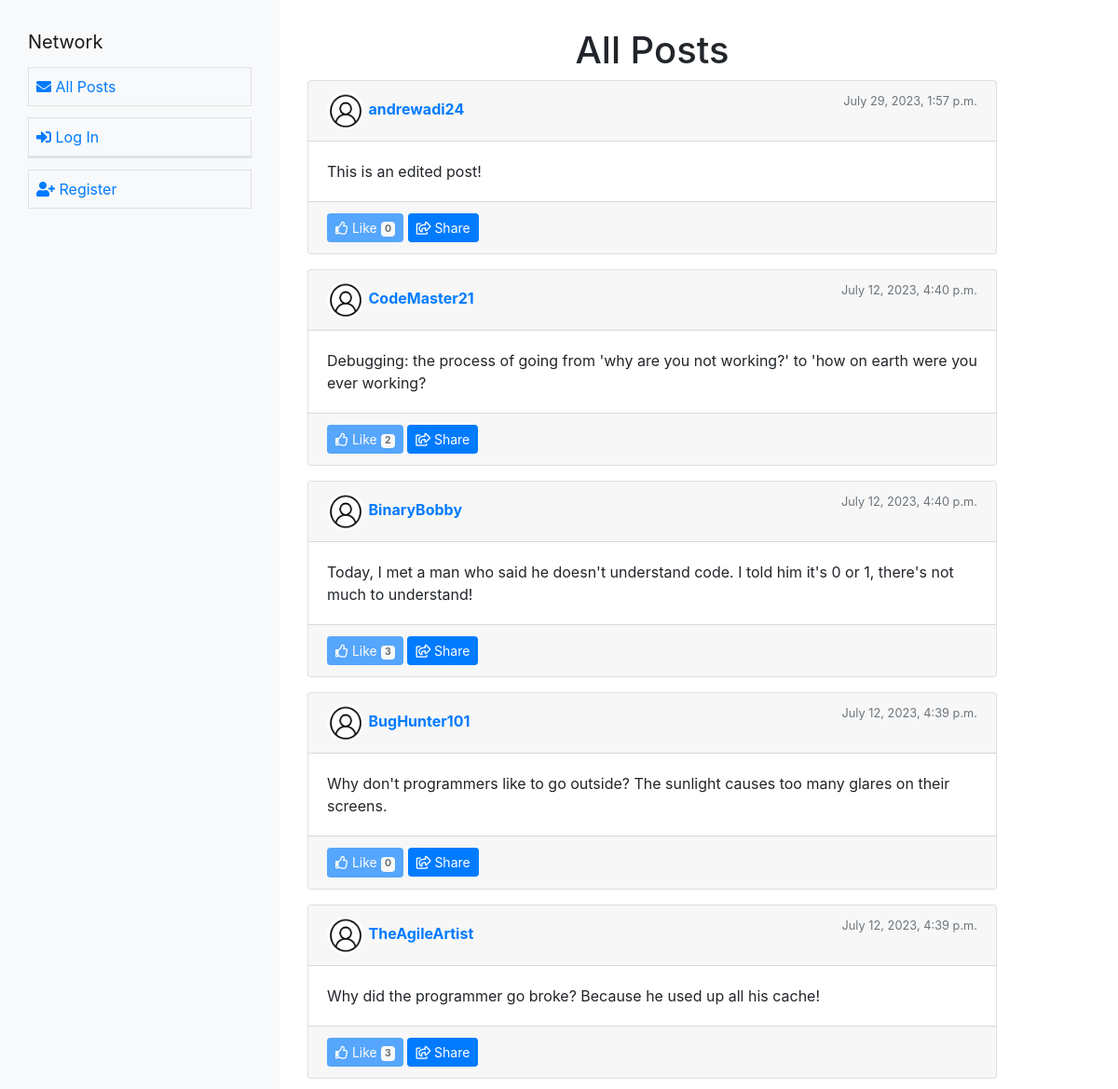
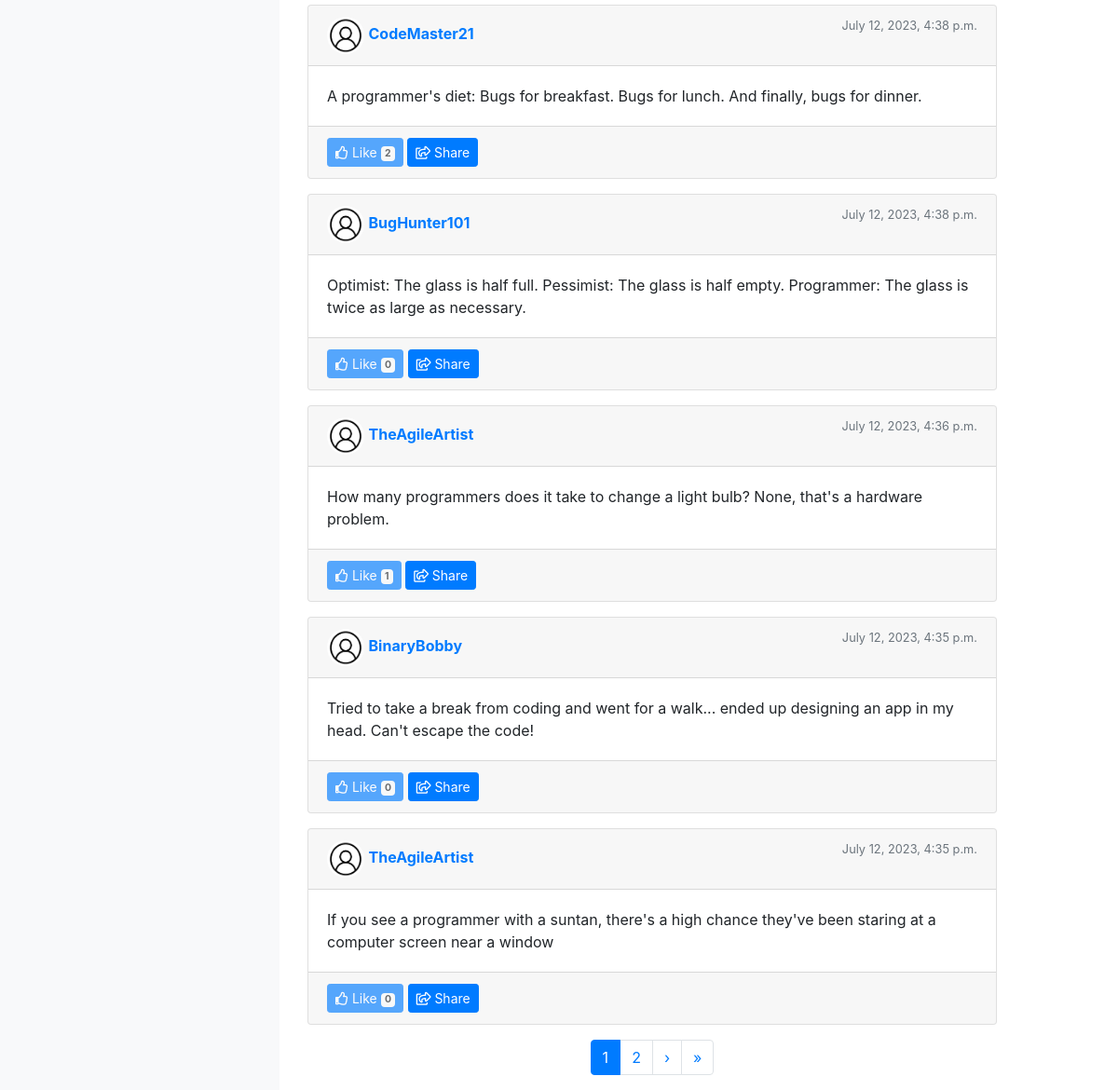
The page / on the database its author committed (2 pictures, top to bottom).
### network/models.py (models this page shows, shortened)
class Post(models.Model):
    user = models.ForeignKey(User, on_delete=models.CASCADE)
    content = models.TextField()
    like_count = models.PositiveIntegerField(default=0)
    date = models.DateTimeField(auto_now_add=True)

class User(AbstractUser):
    pass

### network/views.py (the view)
# urls.py: path("", views.index, name="index"),
def index(request):
    posts = Post.objects.all().order_by('-date')
    for p in posts:
        if request.user.is_authenticated:
            p.is_liked = Like.objects.filter(liked_post=p, user=request.user).exists()
        else:
            p.is_liked = False
    posts_per_page = 10
    paginator = Paginator(posts, posts_per_page)
    page_number = request.GET.get('page')  # Get the current page number from the request's query parameters
    page_obj = paginator.get_page(page_number)  # Get the Page object for the current page number
    context = {'page_obj': page_obj}
    return render(request, "network/index.html", context)

### network/templates/network/index.html (shortened to what this page needs)
{% extends "network/layout.html" %}
{% block body %}
<div class="container main">
  <h1 class="text-center">All Posts</h1>
  <div class="row">
    {% for post in page_obj%}
    <div class="col-12 mb-3">
      <div class="card">
        <div class="card-header d-flex justify-content-between">
          <a href="{% url 'profile' post.user.username %}">
            <div>
              <img
                alt="Profile Picture" class="rounded-circle" style="width: 40px; height: 40px;">
              <strong>{{post.user}}</strong>
            </div>
          </a>
          <small class="text-muted">{{ post.date }}</small>
        </div>
        <div class="card-body" id="body_{{post.id}}">
          <p class="card-text">{{post.content}}</p>
        </div>
        <div class="card-footer">
          {% if user.is_authenticated%}
          <button type="button" id="likeButton_{{post.pk}}" class="btn btn-primary btn-sm like_btn"
            data-postid="{{post.pk}}" data-likecount="{{post.like_count}}">
            <i class="far fa-thumbs-up"></i> {% if post.is_liked%} Unlike {% else %} Like{% endif %}
            <span class="badge badge-light">{{post.like_count}}</span>
          </button>
          {% else %}
          <button type="button" id="likeButton_{{post.pk}}" class="btn btn-primary btn-sm like_btn disabled" disabled
            data-postid="{{post.pk}}" data-likecount="{{post.like_count}}">
            <i class="far fa-thumbs-up"></i> {% if post.is_liked%} Unlike {% else %} Like{% endif %}
            <span class="badge badge-light">{{post.like_count}}</span>
          </button>
          {% endif %}
          <button type="button" class="btn btn-primary btn-sm"><i class="far fa-share-square"></i> Share</button>
        </div>
      </div>
    </div>
    {% endfor %}
    <div class="pagination-container">
      <nav aria-label="Page navigation example">
        <ul class="pagination">
          {% if page_obj.object_list %}
          {% for num in page_obj.paginator.page_range %}
          <li class="page-item {% if page_obj.number == num %}active{% endif %}">
            <a class="page-link" href="?page={{ num }}">{{ num }}</a>
          </li>
          {% endfor %}
          {% endif %}
          {% if page_obj.has_next %}
          <li class="page-item">
            <a class="page-link" href="?page={{ page_obj.next_page_number }}" aria-label="Next">
              <span aria-hidden="true">&rsaquo;</span>
            </a>
          </li>
          <li class="page-item">
            <a class="page-link" href="?page={{ page_obj.paginator.num_pages }}" aria-label="Last">
              <span aria-hidden="true">&raquo;</span>
            </a>
          </li>
          {% endif %}
        </ul>
      </nav>
    </div>
  </div>
</div>
</div>
{% endblock %}

### network/templates/network/layout.html (shortened to what this page needs)
{% load static %}
<!DOCTYPE html>
<html lang="en">
<head>
    <link rel="stylesheet" href="https://stackpath.bootstrapcdn.com/bootstrap/4.4.1/css/bootstrap.min.css"
>
    <link href="{% static 'network/styles.css' %}" rel="stylesheet">
    <link rel="stylesheet" href="https://cdnjs.cloudflare.com/ajax/libs/font-awesome/5.15.3/css/all.min.css" />
</head>
<body>
    <div class="container-fluid">
        <div class="row">
            <div class="col-sm-5 col-md-4 col-lg-3 bg-warning p-0 desktop">
                <nav class="flex-column nav navbar-expand-lg navbar-light bg-light mynav">
                    <a class="navbar-brand" href="#">Network</a>
                    <ul class="mr-auto">
                        <li class="nav-item border">
                            <a class="nav-link" href="{% url 'index' %}"> <i class="fas fa-envelope"></i> All Posts</a>
                        </li>
                        {% if user.is_authenticated %}
                        <li class="nav-item border">
                            <a class="nav-link" href="{% url 'following_page' %}"><i class="fas fa-users"></i>Following</a>
                        </li>
                        <li class="nav-item border">
                            <a class="nav-link" href="{% url 'logout' %}"><i class="fas fa-sign-out-alt"></i> Log
                                Out</a>
                        </li>
                        {% else %}
                        <li class="nav-item border">
                            <a class="nav-link" href="{% url 'login' %}"><i class="fas fa-sign-in-alt"></i> Log In</a>
                        </li>
                        <div class="border">
                        </div>
                        <li class="nav-item border">
                            <a class="nav-link" href="{% url 'register' %}"><i class="fas fa-user-plus"></i>
                                Register</a>
                        </li>
                        {% endif %}
                    </ul>
                </nav>
            </div>
            <div class="col-sm-7 col-md-8">
                {% block body %}
                {% endblock %}
            </div>
        </div>
</body>
</html>

### network/static/network/styles.css (style rules this page uses)
.mynav { min-height: 100vh; height: 100%; padding: 30px; }
.mynav ul, .mynav ul li, .mynav a { list-style-type: none; padding: 0px; width: 100%; }
.mynav ul li { padding: 0.5rem; margin-top: 0.75rem; }
.main { padding-top: 30px; }
.pagination-container { display: flex; width: 100%; justify-content: center; align-items: center; }
.disabled { cursor: not-allowed!important; }

### rows shown on the page
Post: user "andrewadi24", date "July 29, 2023, 1:57 p.m.", content "This is an edited post!", shows "Like", like_count "0"
Post: user "CodeMaster21", date "July 12, 2023, 4:40 p.m.", content "Debugging: the process of going from 'why are you not working?' to 'how on earth were you ever working?", shows "Like", like_count "2"
Post: user "BinaryBobby", date "July 12, 2023, 4:40 p.m.", content "Today, I met a man who said he doesn't understand code. I told him it's 0 or 1, there's not much to understand!", shows "Like", like_count "3"
Post: user "BugHunter101", date "July 12, 2023, 4:39 p.m.", content "Why don't programmers like to go outside? The sunlight causes too many glares on their screens.", shows "Like", like_count "0"
Post: user "TheAgileArtist", date "July 12, 2023, 4:39 p.m.", content "Why did the programmer go broke? Because he used up all his cache!", shows "Like", like_count "3"
Post: user "CodeMaster21", date "July 12, 2023, 4:38 p.m.", content "A programmer's diet: Bugs for breakfast. Bugs for lunch. And finally, bugs for dinner.", shows "Like", like_count "2"
Post: user "BugHunter101", date "July 12, 2023, 4:38 p.m.", content "Optimist: The glass is half full. Pessimist: The glass is half empty. Programmer: The glass is twice as large as necessary.", shows "Like", like_count "0"
Post: user "TheAgileArtist", date "July 12, 2023, 4:36 p.m.", content "How many programmers does it take to change a light bulb? None, that's a hardware problem.", shows "Like", like_count "1"
Post: user "BinaryBobby", date "July 12, 2023, 4:35 p.m.", content "Tried to take a break from coding and went for a walk... ended up designing an app in my head. Can't escape the code!", shows "Like", like_count "0"
Post: user "TheAgileArtist", date "July 12, 2023, 4:35 p.m.", content "If you see a programmer with a suntan, there's a high chance they've been staring at a computer screen near a window", shows "Like", like_count "0"

### other values the page prints
{{ num }} "1" "2"
